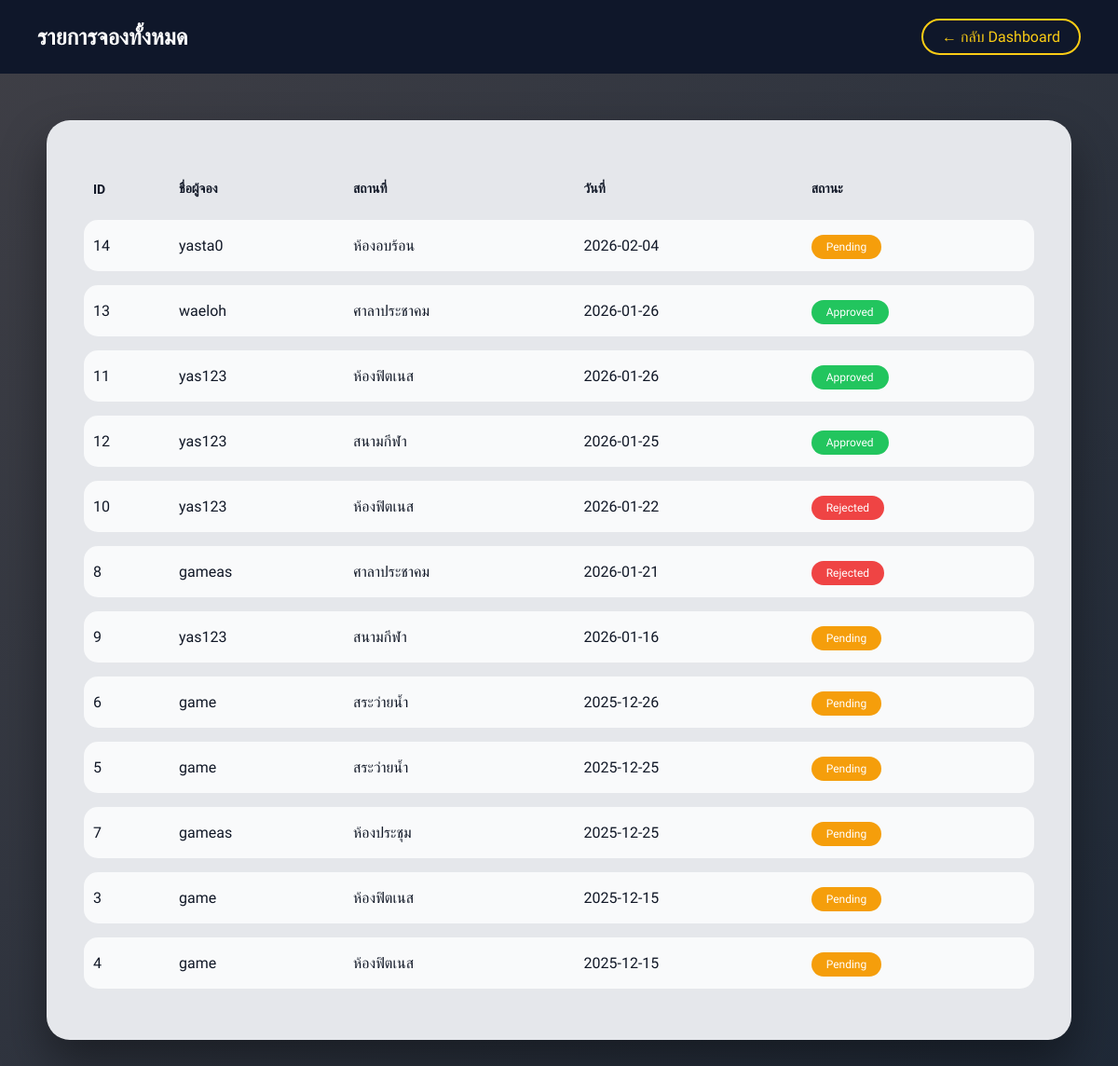
/admin/admin_bookings.php, run on an earlier commit of the app's database.
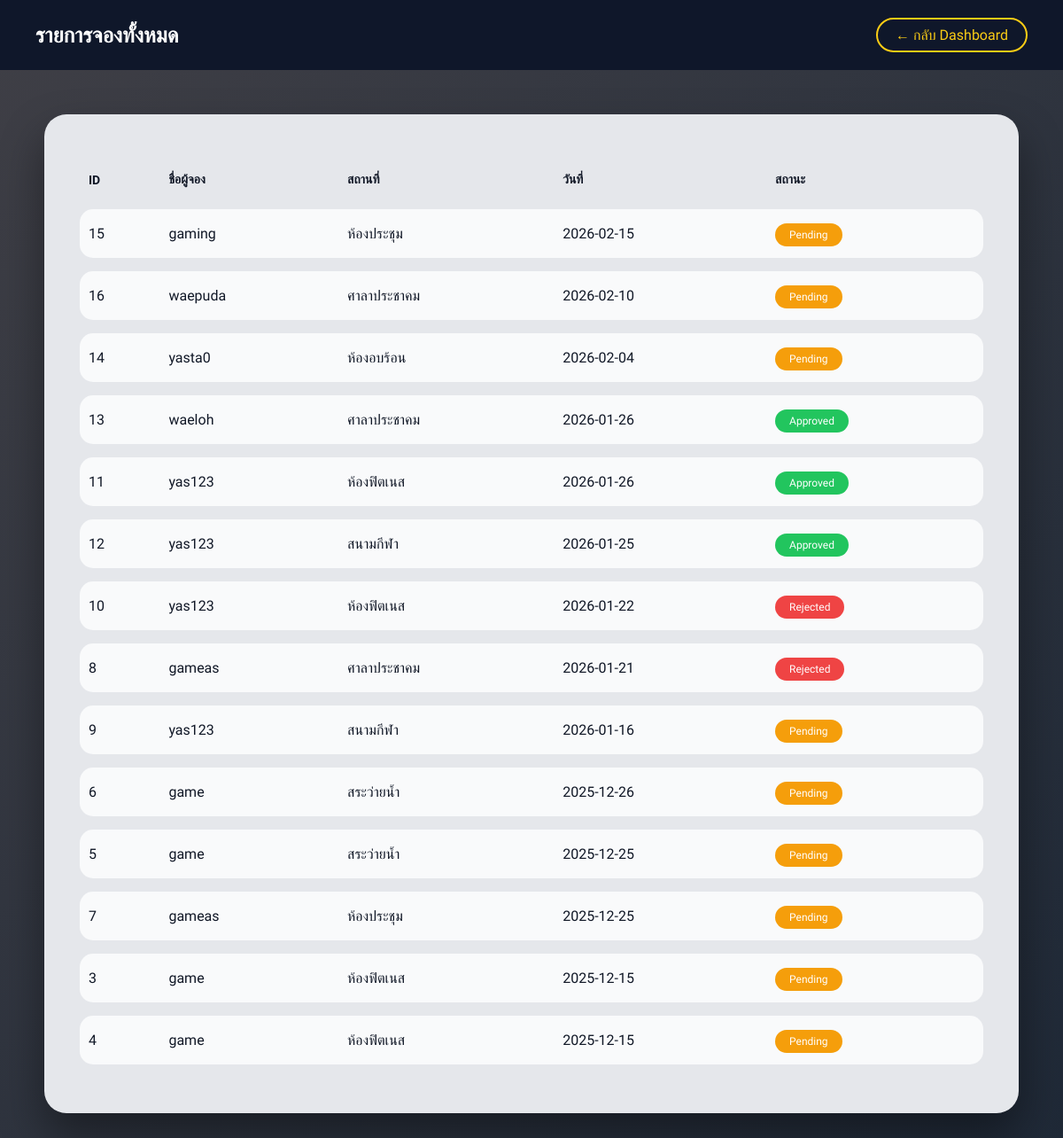
And on a later commit of the database.
### tables this page shows
CREATE TABLE `bookings` (
  `id` int(11) NOT NULL,
  `user_id` int(11) DEFAULT NULL,
  `place_id` int(11) DEFAULT NULL,
  `booking_date` date DEFAULT NULL,
  `start_time` time DEFAULT NULL,
  `end_time` time DEFAULT NULL,
  `STATUS` enum('pending','approved','rejected') DEFAULT 'pending',
  `note` text DEFAULT NULL
);

CREATE TABLE `users` (
  `id` int(11) NOT NULL,
  `username` varchar(50) DEFAULT NULL,
  `PASSWORD` varchar(255) DEFAULT NULL,
  `role` enum('admin','user') DEFAULT 'user'
);

CREATE TABLE `places` (
  `id` int(11) NOT NULL,
  `place_name` varchar(100) DEFAULT NULL,
  `description` text DEFAULT NULL
);

### admin/admin_bookings.php (the view, shortened to what this page needs)
<?php
require '../db.php';
$sql = "
SELECT
    b.id,
    u.username AS user_name,
    p.place_name,
    b.booking_date,
    b.start_time,
    b.end_time,
    b.status
FROM bookings b
JOIN users u ON b.user_id = u.id
JOIN places p ON b.place_id = p.id
ORDER BY b.booking_date DESC
";
$stmt = $pdo->prepare($sql);
$stmt->execute();
?>
<!DOCTYPE html>
<html lang="th">
<head>
<link rel="stylesheet" href="admin_bookings.css">
</head>
<body>
<div class="topbar">
    <div class="topbar-content">
        <h1>รายการจองทั้งหมด</h1>
        <a href="dashboard.php" class="back-btn">← กลับ Dashboard</a>
    </div>
</div>
<div class="container">
    <div class="table-box">
        <table class="booking-table">
            <thead>
                <tr>
                    <th>ID</th>
                    <th>ชื่อผู้จอง</th>
                    <th>สถานที่</th>
                    <th>วันที่</th>
                    <th>สถานะ</th>
                </tr>
            </thead>
            <tbody>
            <?php if($stmt->rowCount() > 0): ?>
                <?php while($row = $stmt->fetch(PDO::FETCH_ASSOC)): ?>
                <tr>
                   <td><?= $row['id'] ?></td>
                   <td><?= htmlspecialchars($row['user_name']) ?></td>
                   <td><?= htmlspecialchars($row['place_name']) ?></td>
                   <td><?= $row['booking_date'] ?></td>
                   <td>
                        <?php
                        $status = $row['status'];
                        $class = '';
                        if($status == 'pending') $class = 'pending';
                        elseif($status == 'approved') $class = 'approved';
                        elseif($status == 'rejected') $class = 'rejected';
                        ?>
                        <span class="status <?= $class ?>">
                            <?= ucfirst($status) ?>
                        </span>
                   </td>
                </tr>
                <?php endwhile; ?>
            <?php else: ?>
                <tr>
                    <td colspan="5" class="empty">ไม่มีข้อมูลการจอง</td>
                </tr>
            <?php endif; ?>
            </tbody>
        </table>
    </div>
</div>
</body>
</html>

What changed in the data, as far as the page shows it:
added bookings: id "15", user.username "gaming", place.place_name "ห้องประชุม", booking_date "2026-02-15", STATUS "Pending"
added bookings: id "16", user.username "waepuda", place.place_name "ศาลาประชาคม", booking_date "2026-02-10", STATUS "Pending"
